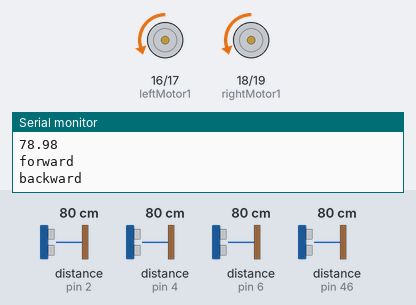
The sketch below on a simulated Arduino Mega 2560, built with avr-gcc and run on an emulated ATmega2560. On the bench: motor-driver pin pairs drawn as motors (green arrow = first pin HIGH = forward, orange = second pin HIGH = backward, longer = more drive, scaled by the enable pin), the last lines printed to the serial monitor. Wiring (inferred from the names in the program): 4 × ultrasonic range finder: trigger pin 3, echo pin 4 / trigger pin 5, echo pin 6 / trigger pin 9, echo pin 2 / trigger pin 45, echo pin 46. The inputs (shaded band) are chosen by the test bench; at power-on: distance to the obstacle (sensors on pin 6, pin 2, pin 4, pin 46) 80 cm. The echo pulse lasts 58.3 µs per cm.

Above: at 1.2 s.
1.3 s: distance to the obstacle (sensor on pin 6) set to 16 cm
At 1.88 s:
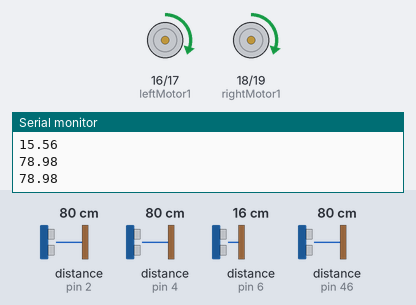
4.8 s: distance to the obstacle (sensor on pin 6) set to 13 cm
At 5.9 s:
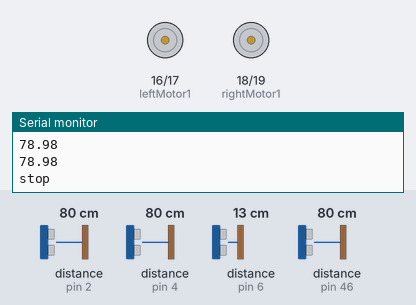
Timing chart, 0 to 14.3 s (numbered marks = the images above; inputs shaded):
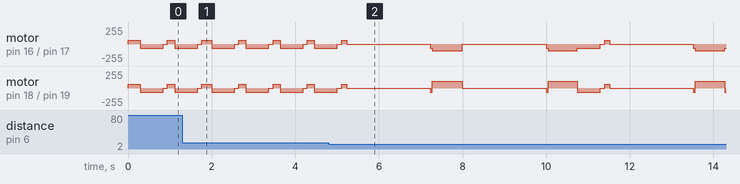

The sketch:

telcomecode.ino
```cpp
#include <Servo.h>

int leftMotor1 = 16; // Left motor 1
int leftMotor2 = 17; // Left motor 2
int rightMotor1 = 18; // Right motor 3
int rightMotor2 = 19; // Right motor 4

float distance1, distance2, distance3, distance4;

int E1 = 11; // Speed control pin 1
int E2 = 12; // Speed control pin 2

const int outputPin1 = 5;   // Define center ultrasonic signal receive interface (Trig)
const int inputPin1 = 6;  // Define center ultrasonic signal transmit interface (Echo)
const int outputPin2 = 9;   // Define left ultrasonic signal receive interface (Trig)
const int inputPin2 = 2;  // Define left ultrasonic signal transmit interface (Echo)
const int outputPin3 = 3;   // Define right ultrasonic signal receive interface (Trig)
const int inputPin3 = 4;  // Define right ultrasonic signal transmit interface (Echo)
const int outputPin4 = 45;  // Define bottom ultrasonic signal receive interface (Trig)
const int inputPin4 = 46;  // Define bottom ultrasonic signal receive interface (Echo)

float distance11 = 0;
float distance22 = 0;
float distance33 = 0;
float distance44 = 0;

int i;

// Parameters for detecting treasures

void setup() {
  // Setup code runs once
  Serial.begin(9600); // Serial initialization
  pinMode(leftMotor1, OUTPUT); // Speed measurement pin initialization
  pinMode(leftMotor2, OUTPUT);
  pinMode(rightMotor1, OUTPUT);
  pinMode(rightMotor2, OUTPUT);
  pinMode(E1, OUTPUT);
  pinMode(E2, OUTPUT);

  // Ultrasonic control pin initialization
  pinMode(inputPin1, INPUT);
  pinMode(outputPin1, OUTPUT);
  pinMode(inputPin2, INPUT);
  pinMode(outputPin2, OUTPUT);
  pinMode(inputPin3, INPUT);
  pinMode(outputPin3, OUTPUT);
  pinMode(inputPin4, INPUT);
  pinMode(outputPin4, OUTPUT);

  forward(); // Start by moving forward
}

void loop() {
  // Main code runs repeatedly
  float distance1 = getDistance1();
  float distance2 = getDistance2();
  float distance3 = getDistance3();
  float distance4 = getDistance4();

  if (distance1 <= 14) { // If there's an obstacle in front
    if ((distance4 - distance1) >= 7) {
      stop();
      delay(2000);
      backward();
      delay(50);
      turnright();
      delay(700);
    } else if (distance2 <= distance3) { // If right is more open than left
      if (distance3 > 10) { // If right is spacious, it's a junction
        turnright(); // Turn right
        delay(500);
      } else { // If right is not spacious, it's a wall
        backward();
        delay(75);
        stop();
        delay(50);
        turnright();
        delay(500);
      }
    } else if (distance2 >= distance3) { // If left is more open than right
      if (distance3 > 10) { // If left is spacious, it's a junction
        turnleft(); // Turn left
        delay(500);
      } else { // If left is not spacious, it's a wall
        backward();
        delay(75);
        stop();
        delay(50);
        turnleft();
        delay(500);
      }
    }
  } else if (distance2 <= 3.3) { // Fine-tuning logic, turn right
    stop();
    delay(50);
    turnright();
    delay(170);
  } else if (distance3 <= 3.3) { // Fine-tuning logic, turn left
    stop();
    delay(50);
    turnleft();
    delay(170);
  } else {
    forward();
    delay(50);
  }
  if ((int)distance11 == (int)distance1 && (int)distance22 == (int)distance2 && (int)distance33 == (int)distance3) {
    backward();
    delay(550);
    stop();
    delay(100);
    turnright();
    forward();
    delay(100);
  }
}

void forward() {
  Serial.println("forward");
  digitalWrite(leftMotor1, HIGH);
  digitalWrite(leftMotor2, LOW);
  digitalWrite(rightMotor1, HIGH);
  digitalWrite(rightMotor2, LOW);
  analogWrite(E1, 60);
  analogWrite(E2, 60);
}

void backward() {
  Serial.println("backward");
  digitalWrite(leftMotor1, LOW);
  digitalWrite(leftMotor2, HIGH);
  digitalWrite(rightMotor1, LOW);
  digitalWrite(rightMotor2, HIGH);
  analogWrite(E1, 60);
  analogWrite(E2, 60);
}

void stop() {
  Serial.println("stop");
  digitalWrite(leftMotor1, LOW);
  digitalWrite(leftMotor2, LOW);
  digitalWrite(rightMotor1, LOW);
  digitalWrite(rightMotor2, LOW);
  analogWrite(E1, 50);
  analogWrite(E2, 50);
}

void turnleft() {
  Serial.println("turn left");
  digitalWrite(leftMotor1, HIGH);
  digitalWrite(leftMotor2, LOW);
  digitalWrite(rightMotor1, LOW);
  digitalWrite(rightMotor2, HIGH);
  analogWrite(E1, 100);
  analogWrite(E2, 100);
}

void turnright() {
  Serial.println("turn right");
  digitalWrite(leftMotor1, LOW);
  digitalWrite(leftMotor2, HIGH);
  digitalWrite(rightMotor1, HIGH);
  digitalWrite(rightMotor2, LOW);
  analogWrite(E1, 100);
  analogWrite(E2, 100);
}

// Get the distance from the low sensor
float getDistance1() {
  digitalWrite(outputPin1, LOW);
  delayMicroseconds(2);
  digitalWrite(outputPin1, HIGH);
  delayMicroseconds(10);
  digitalWrite(outputPin1, LOW);
  long duration = pulseIn(inputPin1, HIGH);
  distance11 = distance1;
  distance1 = duration * 0.034 / 2;
  Serial.println(distance1);
  return distance1;
}

// Get the distance from the left sensor
float getDistance2() {
  digitalWrite(outputPin2, LOW);
  delayMicroseconds(2);
  digitalWrite(outputPin2, HIGH);
  delayMicroseconds(10);
  digitalWrite(outputPin2, LOW);
  long duration = pulseIn(inputPin2, HIGH);
  distance22 = distance2;
  distance2 = duration * 0.034 / 2;
  Serial.println(distance2);
  return distance2;
}

// Get the distance from the right sensor
float getDistance3()
{
  digitalWrite(outputPin3, LOW);
  delayMicroseconds(2);
  digitalWrite(outputPin3, HIGH);
  delayMicroseconds(10);
  digitalWrite(outputPin3, LOW);
  long duration = pulseIn(inputPin3, HIGH);
  distance33 = distance3;
  distance3= duration*0.034/2;
  Serial.println(distance3);
  return distance3;
}

// Get the distance from the high sensor
float getDistance4()
{
  digitalWrite(outputPin4, LOW);
  delayMicroseconds(2);
  digitalWrite(outputPin4, HIGH);
  delayMicroseconds(10);
  digitalWrite(outputPin4, LOW);
  long duration = pulseIn(inputPin4, HIGH);
  distance44 = distance4;
  distance4= duration*0.034/2;
  Serial.println(distance4);
  return distance4;
}
```

Measured:
- the behaviour switches between 15 and 14 cm on distance to the obstacle (sensor on pin 6) (found by bisection; images 1 and 2)
